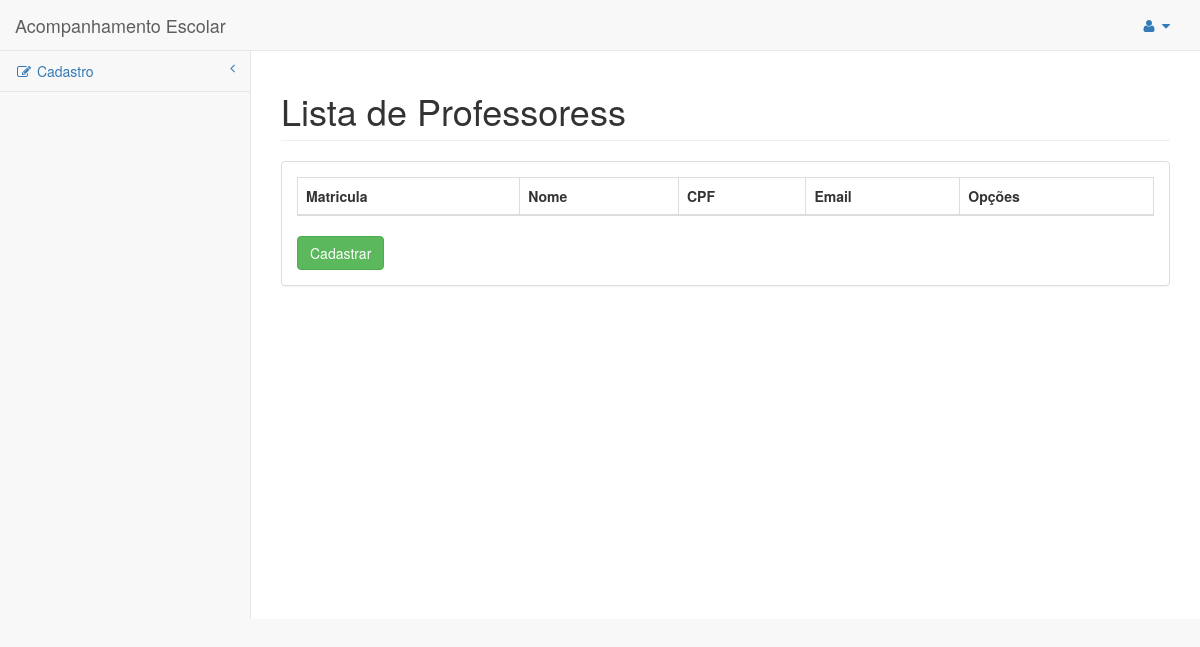
Page /index.php/professor on the earlier database version.
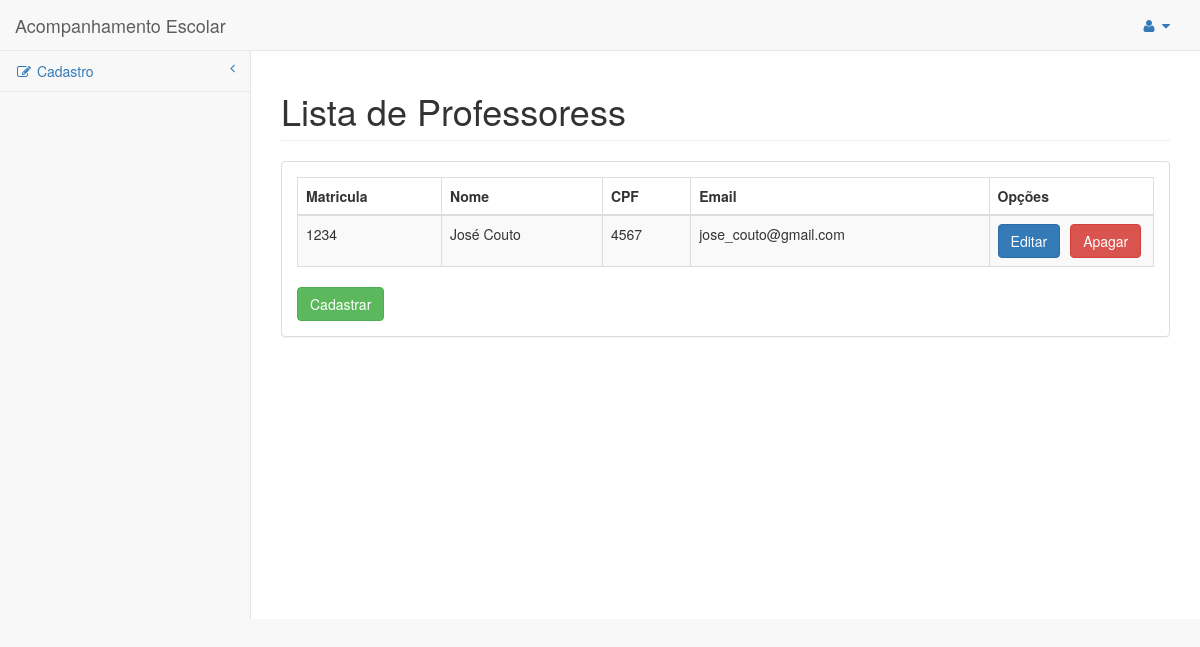
Same page on the later database version.
### tables this page shows
CREATE TABLE `professor` (
  `matricula` int(11) NOT NULL,
  `nome` varchar(60) NOT NULL,
  `cpf_professor` int(11) NOT NULL,
  `email` varchar(45) DEFAULT NULL
);

### application/controllers/Professor.php (called while the page is built, shortened)
<?php
class Professor extends CI_Controller {
    public function __construct()
    {
        $this->load->model('M_professor');
    }
	public function index()
	{
		$this->listar();
	}
    public function listar ()
    {
        $data['professores'] = $this->M_professor->get()->result();
        $data['tipo'] = $_SESSION['tipo_login'];
        $this->load->view('professor/listProfessor',$data);
    }
}

### index.php (called while the page is built, shortened)
<?php
require_once BASEPATH.'core/CodeIgniter.php';

### application/models/M_professor.php (called while the page is built, shortened)
<?php
class M_professor extends CI_Model
{
    private $tabel = 'professor';
    public function get($id = null){
        $this->db->order_by("matricula", 'desc');
        return $this->db->get($this->tabel);
    }
}

### application/views/professor/listProfessor.php (the view, shortened to what this page needs)
<div id="wrapper">
    <div id="page-wrapper">
        <div class="row">
            <div class="col-lg-12">
                <h1 class="page-header">Lista de Professoress</h1>
            </div>
        </div>
        <div class="row">
            <div class="col-lg-12">
                <div class="panel panel-default">
                    <div class="panel-body">
                        <div class="table-responsive">
                            <table class="table table-bordered table-striped">
                                <thead>
                                    <tr>
                                        <th>Matricula</th>
                                        <th>Nome</th>
                                        <th>CPF</th>
                                        <th>Email</th>
                  			            <th>Opções</th>
                                    </tr>
                                </thead>
                                <tbody>
                                <?php foreach ($professores as $professor):?>
                                    <tr>
                                        <td><?php echo $professor->matricula?></td>
                                        <td><?php echo $professor->nome?></td>
                                        <td><?php echo $professor->cpf_professor?></td>
                                        <td><?php echo $professor->email?></td>
                                        <td><?php echo  form_open('professor/editar', ["style"=>"float: left;margin-right: 10px;"])  ?>
                                        		<button type="submit" class="btn btn-primary">Editar</button>
                                       		<?php echo form_close()?>
                                       		<?php echo  form_open('professor/apagar')  ?>
                                        		<button type="submit" class="btn btn-danger" style="float: left; mar">Apagar</button>
                                       		<?php echo form_close()?>
                                        </td>
                                    </tr>
                                  <?php endforeach; ?>
                                </tbody>
                            </table>
                        </div>
                        <?php echo  form_open('professor/cadastrar')  ?>
                        <button type="submit" class="btn btn-success">Cadastrar</button>
                        <?php echo form_close()?>
                    </div>
                </div>
            </div>
        </div>
    </div>
</div>

Differences in the rows shown:
added professor: matricula "1234", nome "José Couto", cpf_professor "4567", email "jose_couto@gmail.com"
